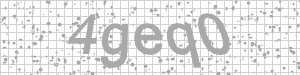
#> input picture images/4geq0.png, 300 x 75 px
$ python test-match.py   (Python 2 division)
#> lines starting #> are read from the running program, lines starting #| are printed output that depends on the picture; after the words box and inside, x2 and y2 are one past the last pixel; in counts of white or black regions, pixels touching at a corner belong together
import cv2
import numpy as np
from matplotlib import pyplot as plt

# http://www.meccanismocomplesso.org/en/english-opencv-python-drawing-shapes-text-on-images/
# Create a black image
# img = np.zeros((512,512,3), np.uint8)
# # img.fill(0)
# img[:] = 0
# font = cv2.FONT_HERSHEY_SIMPLEX
# cv2.putText(img,'Hello World!',(10,500), font, 1,(0,0,0),2)
# cv2.imshow("img",img)
# cv2.waitKey(0)


# https://pythonprogramming.net/drawing-writing-python-opencv-tutorial/
# https://books.google.com/books?id=LPm3DQAAQBAJ&pg=PA166&lpg=PA166&dq=opencv3+font+SansSerif&source=bl&ots=2vHlZgagza&sig=WozHvIQooJ3YY1Ov_o1VwBAdxbc&hl=pt-BR&sa=X&ved=0ahUKEwi_6c3OjfvVAhULySYKHR9TAQIQ6AEIMzAB#v=onepage&q=opencv3%20font%20SansSerif&f=false
# https://github.com/cinder/Cinder-OpenCV3/blob/master/include/opencv2/core.hpp


# img = cv2.imread('images/Hkc3n.png')
img = cv2.imread('images/4geq0.png')
#> img is the input picture: shape (75, 300, 3); min 168, max 255, mean 229.2
img = img[10: 80, 55:250]
#> img: shape (65, 195, 3)
img[np.where((img==[169,169,169]).all(axis=2))] = [0,0,0]
img[np.where((img==[211,211,211]).all(axis=2))] = [255,255,255]
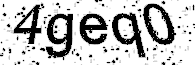
#> img: shape (65, 195, 3); min 0, max 255, mean 194.1
img[np.where((img==[190,190,190]).all(axis=2))] = [255,255,255]
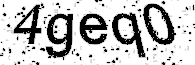
#> img: shape (65, 195, 3); 0.39% of pixels changed, all inside (x1, y1, x2, y2) = (1, 5, 195, 65)
img[np.where((img==[198,198,198]).all(axis=2))] = [255,255,255]
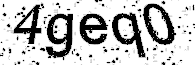
#> img: shape (65, 195, 3); 0.18% of pixels changed, all inside (x1, y1, x2, y2) = (1, 0, 187, 57)
img_gray = cv2.cvtColor(img, cv2.COLOR_BGR2GRAY)
# [4 lines of commented-out code are left out]

kernel = np.ones((4,4),np.uint8)
closing = cv2.morphologyEx(img_gray, cv2.MORPH_CLOSE, kernel)

# closing[np.where((closing==[198,198,198]).all(axis=2))] = [255,255,255]
closing[np.where(closing != [255])] = [0]
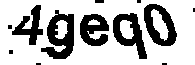
#> closing: shape (65, 195); 72.1% white; 12 black regions (6 under 20 px), largest, box (x1, y1, x2, y2) and area: (41, 10, 74, 59) 874, (144, 4, 177, 46) 717, (113, 13, 147, 59) 713, (80, 14, 109, 46) 619, (12, 5, 43, 45) 517, (95, 0, 104, 3) 27


# closing = cv2.resize(closing, None, fx=1.5, fy=1.5, interpolation = cv2.INTER_CUBIC)


cv2.imwrite('extract-g.png', closing)

# /home/addo/Downloads/chars/_H.jpg
# template = cv2.imread('/home/addo/Desktop/_H.jpg', 0)
# w, h = template.shape[::-1]

template = np.zeros((30,30,3), np.uint8)
template[:] = (255, 255, 255)
font = cv2.FONT_HERSHEY_SIMPLEX
cv2.putText(template,'g',(0,14), font, 1.2,(0,0,0), 2)
template = cv2.cvtColor(template, cv2.COLOR_BGR2GRAY)
cv2.imshow('Image', template)
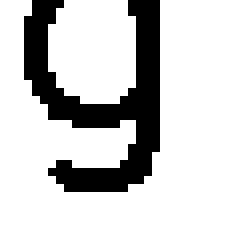
#> window 'Image': shape (30, 30) (shown 8 times larger); 80.3% white; 1 black region, box (x1, y1, x2, y2) and area: (3, 0, 20, 24) 177
# cv2.waitKey(0)

# w, h, _ = template.shape
w, h = template.shape[::-1]

res = cv2.matchTemplate(closing, template, cv2.TM_CCOEFF_NORMED)
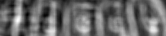
#> res: shape (36, 166) float32; min -0.286, max 0.466, mean 0.0257; drawn with min black and max white
threshold = 0.40
loc = np.where(res >= threshold)
#> loc = 17 positions, rows 17 to 30, columns 16 to 154
# print res
print loc
#| (array([17, 17, 18, 18, 18, 19, 19, 19, 20, 20, 20, 21, 21, 21, 30, 30, 30]), array([ 18,  19,  17,  18,  19,  17,  18,  19,  16,  17,  18,  16,  17,
#|         18, 152, 153, 154]))
for pt in zip(*loc[::-1]):
    cv2.rectangle(closing, pt, (pt[0]+w, pt[1]+h), (0, 255, 255), 2)
#> this loop made 17 passes
#> pt on passes 1 to 12: (18, 17), (19, 17), (17, 18), (18, 18), (19, 18), (17, 19), (18, 19), (19, 19), (16, 20), (17, 20), (18, 20), (16, 21)
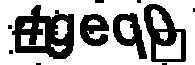
#> closing: shape (65, 195); 65% white; 11 black regions (6 under 20 px), largest, box (x1, y1, x2, y2) and area: (12, 5, 74, 59) 1894, (144, 4, 186, 62) 1110, (113, 13, 147, 59) 713, (80, 14, 109, 46) 619, (95, 0, 104, 3) 27

# cv2.imshow('Image', closing)
# cv2.waitKey(0)
# http://www.pyimagesearch.com/2015/06/22/install-opencv-3-0-and-python-2-7-on-ubuntu/
# http://www.learnopencv.com/homography-examples-using-opencv-python-c/ <http://www.learnopencv.com/homography-examples-using-opencv-python-c/>

# http://docs.opencv.org/2.4/doc/tutorials/features2d/feature_homography/feature_homography.html <http://docs.opencv.org/2.4/doc/tutorials/features2d/feature_homography/feature_homography.html>


plt.subplot(121),plt.imshow(closing)
plt.subplot(122),plt.imshow(template)
plt.show()

$ run again, with images/Hkc3n.png copied over images/4geq0.png
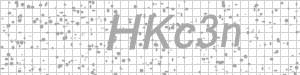
#> input picture images/Hkc3n.png, 300 x 75 px
#> img is the input picture: shape (75, 300, 3); min 168, max 255, mean 232.8
#> `closing[np.where(closing != [255])] = [0]`:
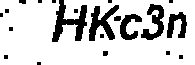
#> closing: shape (65, 195); 81.4% white; 21 black regions (13 under 20 px), largest, box (x1, y1, x2, y2) and area: (52, 0, 87, 42) 621, (89, 5, 119, 41) 493, (141, 4, 164, 40) 393
#> loc = 12 positions, rows 15 to 24, columns 164 to 165
#| (array([15, 16, 17, 18, 19, 20, 21, 22, 22, 23, 23, 24]), array([165, 165, 165, 165, 165, 165, 165, 164, 165, 164, 165, 165]))
#> the loop `for pt in zip(*loc[::-1]):` made 12 passes
#> pt on passes 1 to 8: (165, 15), (165, 16), (165, 17), (165, 18), (165, 19), (165, 20), (165, 21), (164, 22)
#> after the loop `for pt in zip(*loc[::-1]):`:
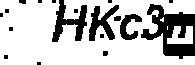
#> closing: shape (65, 195); 76% white; 18 black regions (11 under 20 px), largest, box (x1, y1, x2, y2) and area: (141, 4, 195, 59) 1410, (52, 0, 87, 42) 621, (89, 5, 119, 41) 493
